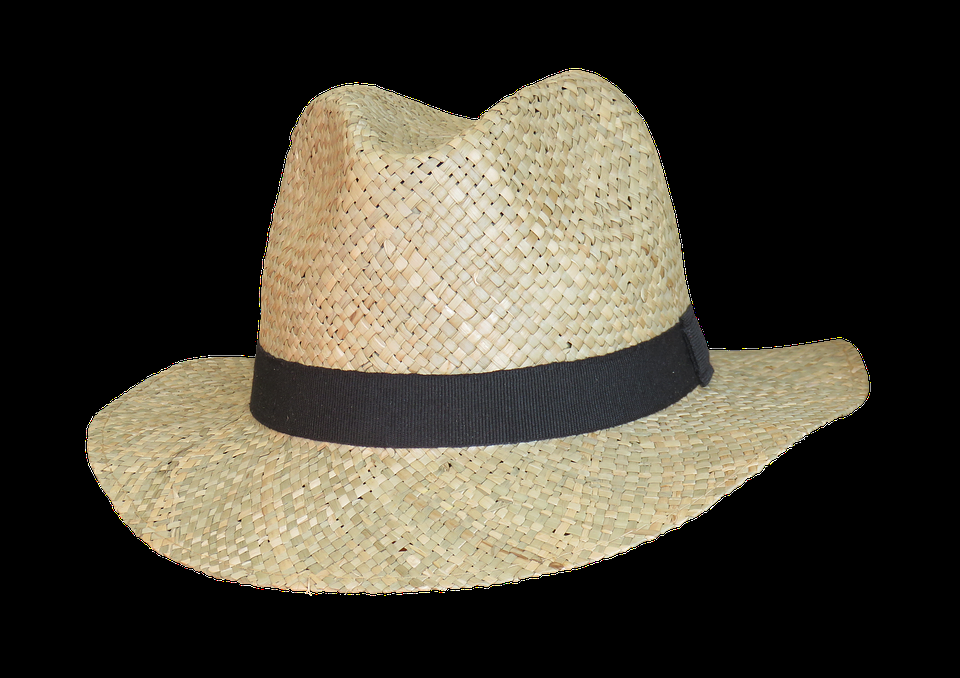
#> input picture images/straw_hat.png, 960 x 678 px
$ jupyter execute --allow-errors '4. Fun with Keypoints.ipynb'   (shell and % lines are left out)
#> lines starting #> are read from the running program, lines starting #| are printed output that depends on the picture
## Facial Filters

Using your trained facial keypoint detector, you can now do things like add filters to a person's face, automatically. In this optional notebook, you can play around with adding sunglasses to detected face's in an image by using the keypoints detected around a person's eyes. Checkout the `images/` directory to see what pther .png's have been provided for you to try, too!

Let's start this process by looking at a sunglasses .png that we'll be working with!

[cell 1]
# import necessary resources
import matplotlib.image as mpimg
import matplotlib.pyplot as plt
import numpy as np
import pandas as pd
import os
import cv2

[cell 2]
# load in sunglasses image with cv2 and IMREAD_UNCHANGED
# sunglasses = cv2.imread('images/sunglasses.png', cv2.IMREAD_UNCHANGED)
sunglasses = cv2.imread('images/straw_hat.png', cv2.IMREAD_UNCHANGED)
#> sunglasses is the input picture: shape (678, 960, 4); mean B, G, R, A 52.6, 64.2, 69, 96.9


# plot our image
plt.imshow(sunglasses)

# print out its dimensions
print('Image shape: ', sunglasses.shape)
#| Image shape:  (678, 960, 4)

## The 4th dimension

You'll note that this image actually has *4 color channels*, not just 3 as your avg RGB image does. This is due to the flag we set `cv2.IMREAD_UNCHANGED`, which tells this to read in another color channel.

#### Alpha channel
It has the usual red, blue, and green channels any color image has, and the 4th channel respresents the **transparency level of each pixel** in the image; this is often called the **alpha** channel. Here's how the transparency channel works: the lower the value, the more transparent, or see-through, the pixel will become.  The lower bound (completely transparent) is zero here, so any pixels set to 0 will not be seen; these look like white background pixels in the image above, but they are actually totally transparent.

This transparent channel allows us to place this rectangular image of sunglasses on an image of a face and still see the face area that is techically covered by the transparentbackground of the sunglasses image!

Let's check out the alpha channel of our sunglasses image in the next Python cell. Because many of the pixels in the background of the image have an alpha value of 0, we'll need to explicitly print out non-zero values if we want to see them.

[cell 3]
# print out the sunglasses transparency (alpha) channel
alpha_channel = sunglasses[:,:,3]
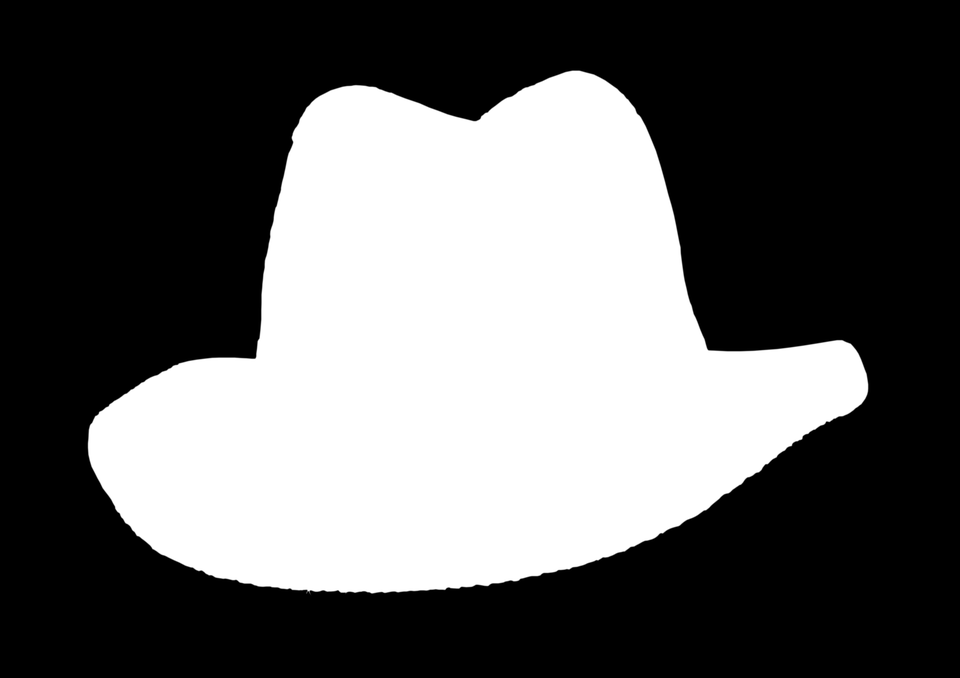
#> alpha_channel: shape (678, 960); min 0, max 255, mean 96.9
print ('The alpha channel looks like this (black pixels = transparent): ')
plt.imshow(alpha_channel, cmap='gray')

[cell 4]
# just to double check that there are indeed non-zero values
# let's find and print out every value greater than zero
values = np.where(alpha_channel != 0)
#> values = 251329 positions, rows 68 to 595, columns 85 to 870
print ('The non-zero values of the alpha channel are: ')
print (values)
#> (printed output is left out)
